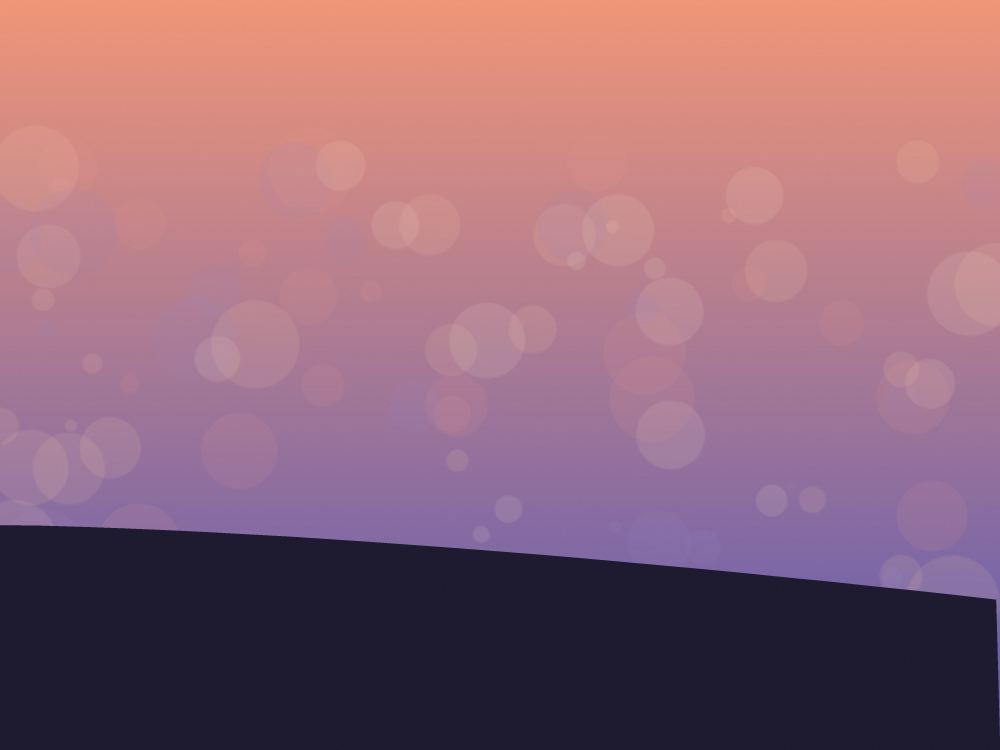
#> input picture tests/bench_corpus/camera_12mp.jpg, 4000 x 3000 px (shown at 1/4 size)
$ python -i quality.py   (imports and definitions only)
#> lines starting #> are read from the running program, lines starting #| are printed output that depends on the picture
"""Perceptual quality measurement.

Two metrics are available:

**SSIMULACRA 2** (default when installed) is the metric the image-compression
community converged on. It works in XYB colour space, is multi-scale, and looks
at chroma as well as luma. On the CID22 human-opinion dataset it correlates with
what people actually see at r~0.88, versus ~0.76 for SSIM. Its published scale:

    90  distortion not noticeable in a flicker test at 1:1  ("visually lossless")
    85  imperceptible when A/B toggling
    80  imperceptible side by side
    70  perceptible but not annoying
    50  slightly annoying
    30  obvious and annoying

**SSIM** is the fallback: numpy-only, several times faster, but luma-only - so
it is structurally blind to chroma damage - and it is aggregated here at the
5th percentile rather than the mean. The mean is easy to game: a large flat
background drags the average up while the subject of the image falls apart. The
percentile thresholds the worst regions instead, which is what you actually care
about.

Neither metric is evaluated on a downscaled copy. Compression artefacts live at
native resolution; scoring a shrunk version hides exactly what you are looking
for. Large images are instead sampled as full-resolution tiles.
"""

from __future__ import annotations

import io

import numpy as np
from PIL import Image

try:  # optional, much better metric
    from ssimulacra2 import compute_ssimulacra2 as _ss2

    HAVE_SSIMULACRA2 = True
except Exception:  # pragma: no cover - depends on install
    HAVE_SSIMULACRA2 = False

# SSIM constants for 8-bit data (Wang et al. 2004)
_C1 = (0.01 * 255) ** 2
_C2 = (0.03 * 255) ** 2
_WINDOW = 8

# Tiling for the search phase
_TILE = 512
_TILE_BUDGET = 1_200_000


# --------------------------------------------------------------------------- #
# SSIM
# --------------------------------------------------------------------------- #


def has_alpha(img: Image.Image) -> bool:
    return img.mode in ("RGBA", "LA", "PA") or "transparency" in img.info


# [13 lines left out: function flatten, not called in this run]


# Transparent artwork is judged against a dark and a light backdrop, and the
# worse of the two wins - a halo you cannot see on white is still a defect.
_BACKDROPS = ((26, 26, 26), (230, 230, 230))


def _to_luma(img: Image.Image) -> np.ndarray:
    if has_alpha(img):
        img = flatten(img, (128, 128, 128))
    return np.asarray(img.convert("L"), dtype=np.float64)


# [65 lines left out: functions _box_mean, ssim_map, _aggregate, ssim, _as_png, ssimulacra2, not called in this run]


# --------------------------------------------------------------------------- #
# unified metric interface
# --------------------------------------------------------------------------- #


class Metric:
    """A perceptual metric plus the thresholds that make sense for it."""

    def __init__(self, name: str):
        self.name = name

    @property
    def default_target(self) -> float:
        return 90.0 if self.name == "ssimulacra2" else 0.97

    @property
    def perfect(self) -> float:
        return 100.0 if self.name == "ssimulacra2" else 1.0

    def valid_target(self, value: float) -> bool:
        return (0 < value <= 100) if self.name == "ssimulacra2" else (0 < value <= 1.0)

    # [37 lines left out: functions score, score_sampled, not called in this run]


def default_metric_name() -> str:
    return "ssimulacra2" if HAVE_SSIMULACRA2 else "ssim"


# [9 lines left out: function get_metric, not called in this run]

>>> from PIL import Image
>>> picture = Image.open('../tests/bench_corpus/camera_12mp.jpg')
#> picture is the input picture: PIL image 4000x3000 RGB; mean R, G, B 145.3, 102.7, 118.1
>>> result = _to_luma(picture)
#> in _to_luma, `return np.asarray(img.convert("L"), dtype=np.float64)`:
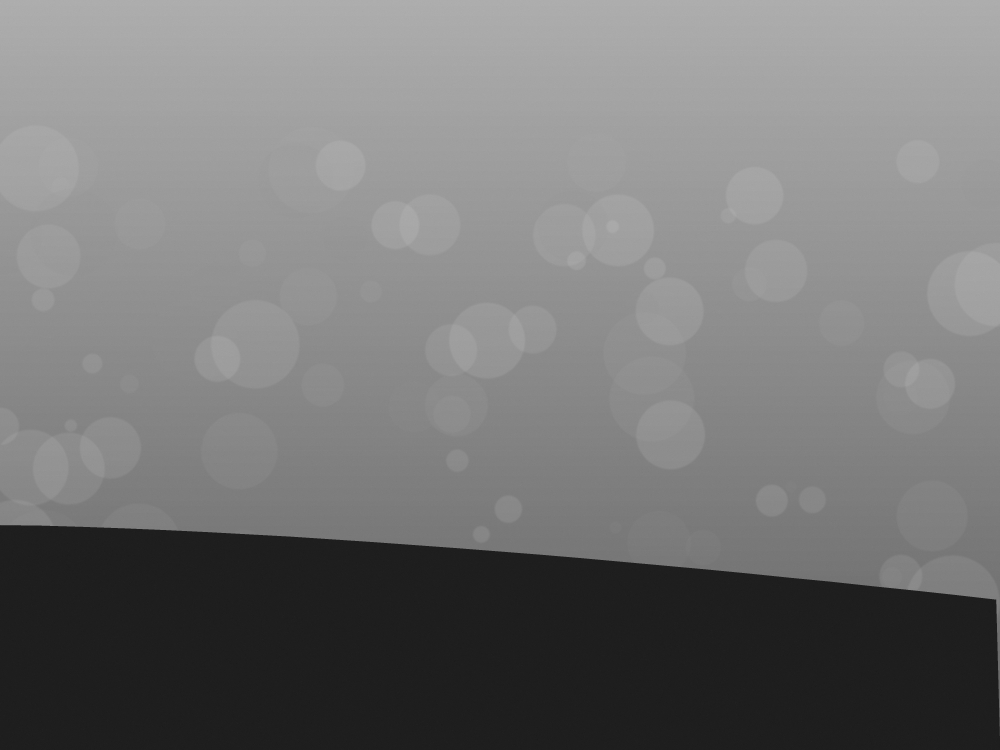
#> returned value: shape (3000, 4000) float64 (shown at 1/4 size); min 3, max 197, mean 117.1
